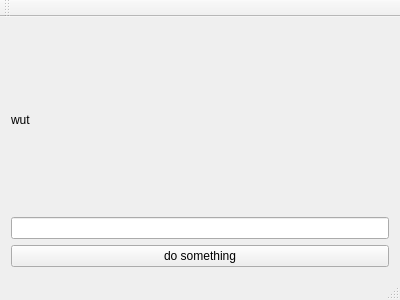
<?xml version="1.0" encoding="UTF-8"?>
<ui version="4.0">
 <class>MainWindow</class>
 <widget class="QMainWindow" name="MainWindow">
  <property name="geometry">
   <rect>
    <x>0</x>
    <y>0</y>
    <width>400</width>
    <height>300</height>
   </rect>
  </property>
  <property name="windowTitle">
   <string>MainWindow</string>
  </property>
  <widget class="QWidget" name="centralWidget">
   <layout class="QGridLayout" name="gridLayout">
    <item row="0" column="0">
     <widget class="QLabel" name="label">
      <property name="text">
       <string>wut</string>
      </property>
     </widget>
    </item>
    <item row="1" column="0">
     <widget class="QLineEdit" name="box"/>
    </item>
    <item row="2" column="0">
     <widget class="QPushButton" name="button">
      <property name="text">
       <string>do something</string>
      </property>
     </widget>
    </item>
   </layout>
  </widget>
  <widget class="QMenuBar" name="menuBar">
   <property name="geometry">
    <rect>
     <x>0</x>
     <y>0</y>
     <width>400</width>
     <height>25</height>
    </rect>
   </property>
  </widget>
  <widget class="QToolBar" name="mainToolBar">
   <attribute name="toolBarArea">
    <enum>TopToolBarArea</enum>
   </attribute>
   <attribute name="toolBarBreak">
    <bool>false</bool>
   </attribute>
  </widget>
  <widget class="QStatusBar" name="statusBar"/>
 </widget>
 <layoutdefault spacing="6" margin="11"/>
 <resources/>
 <connections/>
</ui>
